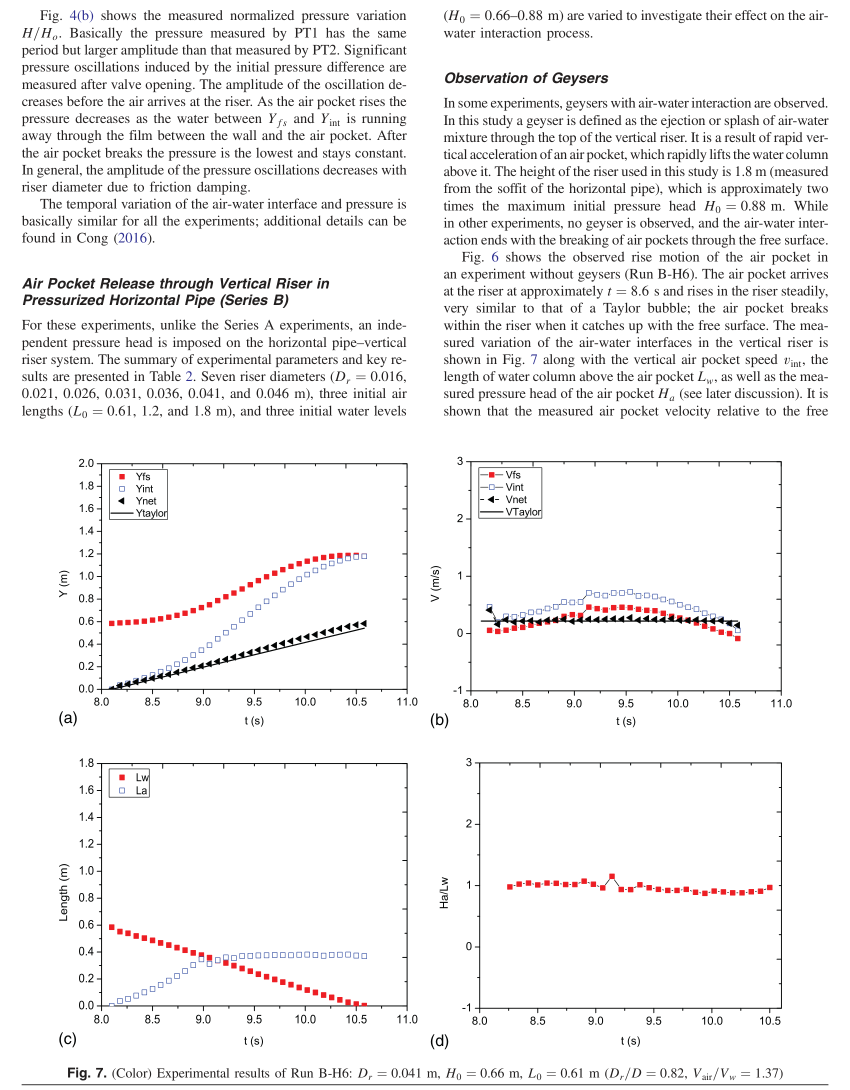
#> input picture tests/test_02_cong2017/cases/BH6_Dr41_H066_L061/reference/paper_scans/fig7_bh6_riser.png, 1700 x 2180 px, found by its file name (shown at 1/2 size)
$ python caseB_digitize_paper.py
#> lines starting #> are read from the running program, lines starting #| are printed output that depends on the picture; after the words box and inside, x2 and y2 are one past the last pixel; in counts of white or black regions, pixels touching at a corner belong together
# -*- coding: utf-8 -*-
"""Digitize the Run B-H6 measurements from the Cong (2017) figure scans:

  * Fig. 7(a)  -- Yfs (red filled squares) and Yint (blue open squares) vs t,
                  axes t = 8..11 s, Y = 0..2.0 m  (box px: x 202..813 = 8..11,
                  y 1378..926 = 0..2.0, measured with _probe_boxes.py);
  * Fig. 10(b) -- PT1 pressure trace H/H0 vs t for Run B-32 (video series,
                  same Dr=41 mm condition), axes t = 0..13 s, H/H0 = 0..4
                  (box px: x 180..747, y 970..550).

Outputs digitized/fig7a_levels.csv, digitized/fig10b_pt1.csv + debug overlays.
"""
import csv
from pathlib import Path

import numpy as np
import matplotlib
matplotlib.use("Agg")
import matplotlib.pyplot as plt
import matplotlib.image as mpimg

HERE = Path(__file__).resolve().parent
DIG = HERE / "digitized"
DIG.mkdir(exist_ok=True)

F7 = dict(x0=202.0, x1=813.0, t0=8.0, t1=11.0, y0=1378.0, y1=926.0, v0=0.0, v1=2.0)
F10 = dict(x0=180.0, x1=747.0, t0=0.0, t1=13.0, y0=970.0, y1=550.0, v0=0.0, v1=4.0)


def px_to_val(box, px, py):
    t = box["t0"] + (px - box["x0"]) / (box["x1"] - box["x0"]) * (box["t1"] - box["t0"])
    v = box["v0"] + (py - box["y0"]) / (box["y1"] - box["y0"]) * (box["v1"] - box["v0"])
    return t, v


def cluster_points(mask, min_px=4):
    import scipy.ndimage as ndi
    lab, n = ndi.label(mask)
    out = []
    for i in range(1, n + 1):
        ys, xs = np.where(lab == i)
        if xs.size >= min_px:
            out.append((float(xs.mean()), float(ys.mean()), int(xs.size)))
    return out


def digitize_fig7a():
    img = mpimg.imread(HERE / "paper_scans" / "fig7_bh6_riser.png")
#> img is the input picture: shape (2180, 1700, 3) float32; mean R, G, B 0.951, 0.948, 0.948
    rgb = img[..., :3]
    H, W = rgb.shape[:2]
#> H = 2180; W = 1700
    r, g, b = rgb[..., 0], rgb[..., 1], rgb[..., 2]
    inbox = np.zeros((H, W), bool)
    inbox[int(F7["y1"]) + 3:int(F7["y0"]) - 1, int(F7["x0"]) + 3:int(F7["x1"]) - 1] = True
    # legend box (top-left of panel a)
    inbox[930:1080, 205:400] = False

    red = (r > 0.55) & (g < 0.45) & (b < 0.45) & inbox            # Yfs filled squares
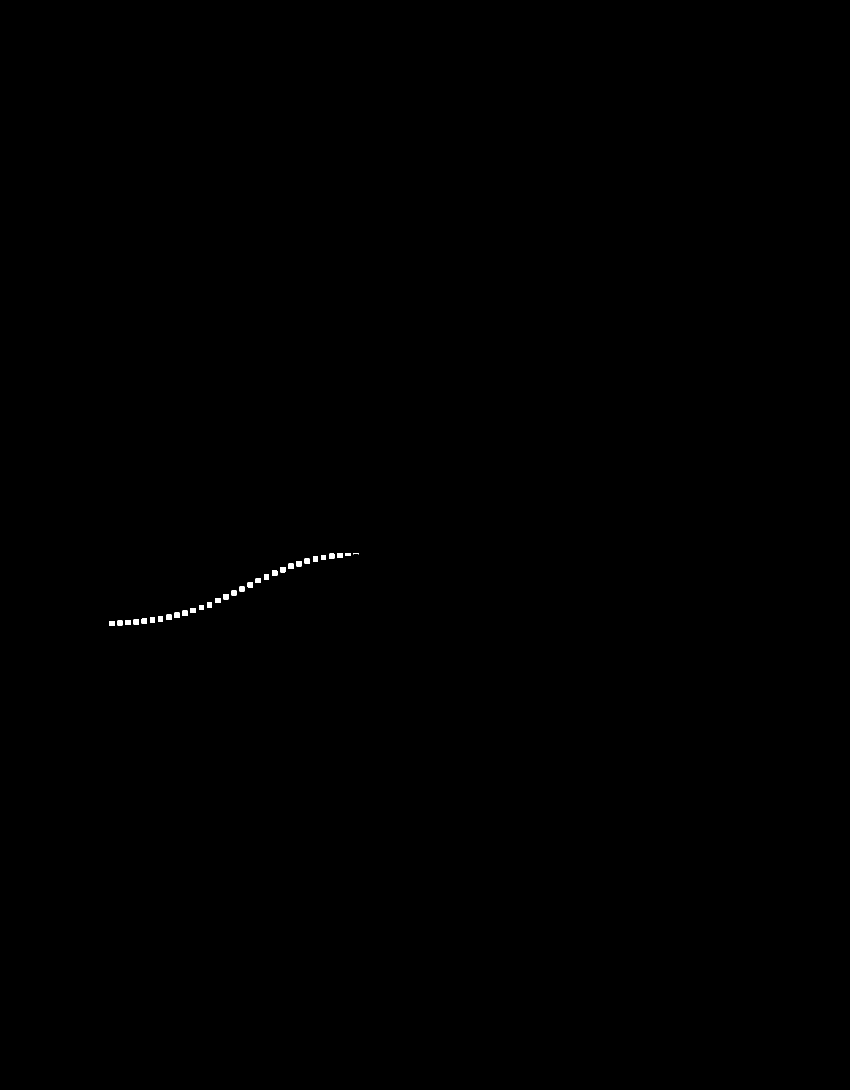
#> red: shape (2180, 1700) bool (shown at 1/2 size); 0.09% white; 31 white regions, largest, box (x1, y1, x2, y2) and area: (593, 1122, 604, 1133) 119, (495, 1164, 506, 1175) 119, (446, 1188, 457, 1199) 119
    blue = (b > 0.45) & (b - r > 0.12) & (b - g > 0.08) & inbox   # Yint open squares
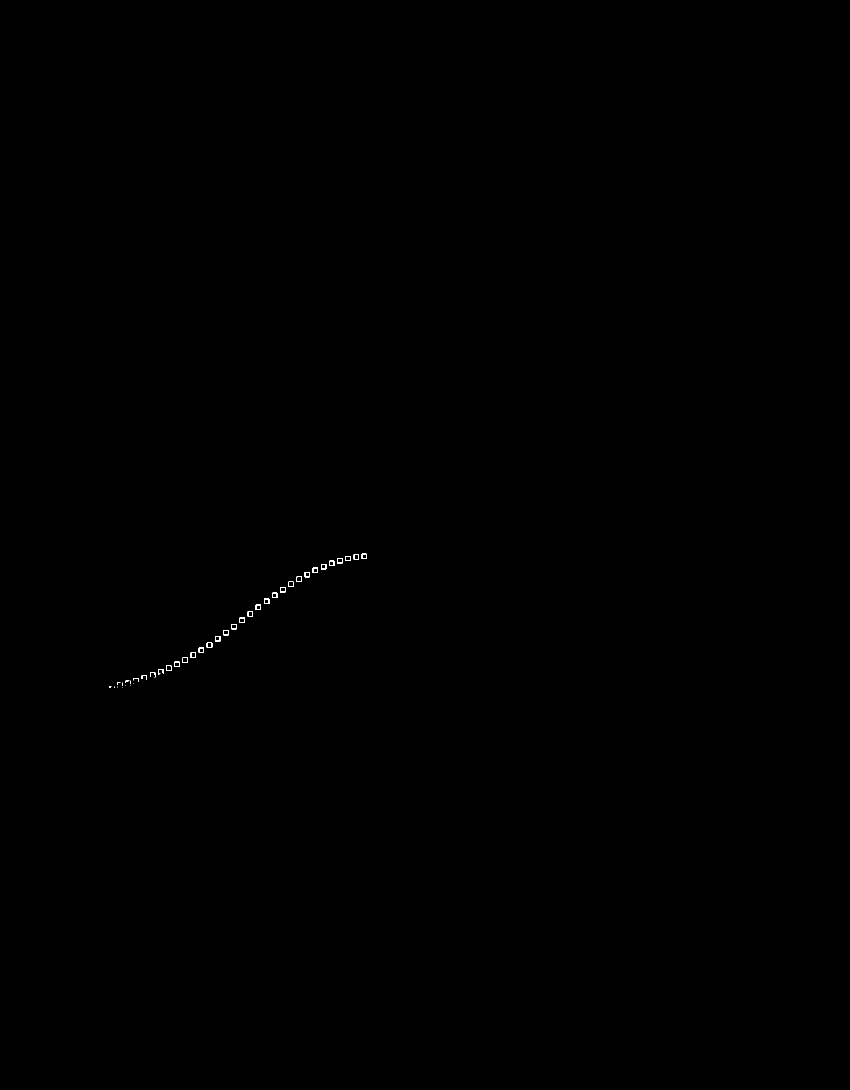
#> blue: shape (2180, 1700) bool (shown at 1/2 size); 0.05% white in thin lines or dots, all inside (x1, y1, x2, y2) = (218, 1107, 734, 1376)

    pts_fs = cluster_points(red, min_px=6)
#> in cluster_points, `lab, n = ndi.label(mask)`: lab: shape (2180, 1700) int32; 32 distinct labels, from 0 to 31
#> in cluster_points, `lab, n = ndi.label(mask)`: n = 31
#> after the loop in cluster_points, `for i in range(1, n + 1):`: out = 31 items, first 6: (679, 1110.5, 109), (695.5, 1108.1, 52), (712, 1106.6, 24), (663, 1112, 118), (646.5, 1114.5, 100), (630.5, 1117.5, 100)
#> pts_fs has the same summary as out in cluster_points
    pts_int = cluster_points(blue, min_px=4)
#> in cluster_points (call 2), `lab, n = ndi.label(mask)`: lab: shape (2180, 1700) int32; 42 distinct labels, from 0 to 41
#> the loop in cluster_points (call 2), `for i in range(1, n + 1):` made 41 passes
#> (ys, xs) on passes 29, 34, 35, 36, 37, 39, 40, 41: ([1355], [309]), ([1365, 1366, 1367, 1368, 1369, 1370, 1371], [244, 244, 244, 244, 244, 244, 244]), ([1366], [267]), ([1370], [250]), ([1371], [260]), ([1373, 1374, 1375], [228, 228, 228]), ([1373, 1374], [234, 234]), ([1375], [244])
#> xs on pass 38: [218, 219, 220, 221, 222, 218, 219, 220, 221, 218, 219]
#> pts_int = 34 items, first 6: (727.5, 1111.7, 56), (712, 1113.5, 54), (696.3, 1116.8, 42), (678.5, 1121.5, 58), (663.6, 1125.6, 55), (647.5, 1133.5, 56)

    rows = []
    for cx, cy, _ in pts_fs:
        t, v = px_to_val(F7, cx, cy)
        rows.append((t, v, "fs"))
#> this loop made 31 passes
#> (cx, cy, t, v) on passes 1 to 12: (679, 1110.5, 10.34, 1.18), (695.5, 1108.1, 10.42, 1.19), (712, 1106.6, 10.5, 1.2), (663, 1112, 10.26, 1.18), (646.5, 1114.5, 10.18, 1.17), (630.5, 1117.5, 10.1, 1.15), (614, 1122, 10.02, 1.13), (597.9, 1127, 9.94, 1.11), (581.5, 1132, 9.86, 1.09), (565, 1139, 9.78, 1.06), (549, 1146, 9.7, 1.03), (532.5, 1153, 9.62, 0.996)
#> after the loop, rows = 31 items, first 6: (10.34, 1.18, 'fs'), (10.42, 1.19, 'fs'), (10.5, 1.2, 'fs'), (10.26, 1.18, 'fs'), (10.18, 1.17, 'fs'), (10.1, 1.15, 'fs')
    for cx, cy, _ in pts_int:
        t, v = px_to_val(F7, cx, cy)
        rows.append((t, v, "int"))
#> this loop made 34 passes
#> (cx, cy, t, v) on passes 1 to 12: (727.5, 1111.7, 10.58, 1.18), (712, 1113.5, 10.5, 1.17), (696.3, 1116.8, 10.43, 1.16), (678.5, 1121.5, 10.34, 1.14), (663.6, 1125.6, 10.27, 1.12), (647.5, 1133.5, 10.19, 1.08), (629.5, 1139.5, 10.1, 1.06), (614, 1149.3, 10.02, 1.01), (598.5, 1158.5, 9.95, 0.971), (581.5, 1168.5, 9.86, 0.927), (564.5, 1179.5, 9.78, 0.878), (549, 1189.7, 9.7, 0.833)
#> after the loop, rows = 65 items, first 6: (10.34, 1.18, 'fs'), (10.42, 1.19, 'fs'), (10.5, 1.2, 'fs'), (10.26, 1.18, 'fs'), (10.18, 1.17, 'fs'), (10.1, 1.15, 'fs')
    rows.sort()
    with (DIG / "fig7a_levels.csv").open("w", newline="") as f:
        w = csv.writer(f)
        w.writerow(["t_s", "Y_m", "kind"])
        for t, v, k in rows:
            w.writerow([f"{t:.4f}", f"{v:.4f}", k])
#> this loop made 65 passes
#> (t, v, k) on passes 1 to 12: (8.09, 0.0189, 'int'), (8.1, 0.582, 'fs'), (8.17, 0.0534, 'int'), (8.18, 0.586, 'fs'), (8.21, 0.0442, 'int'), (8.25, 0.07, 'int'), (8.26, 0.591, 'fs'), (8.29, 0.0609, 'int'), (8.34, 0.595, 'fs'), (8.35, 0.0898, 'int'), (8.42, 0.112, 'int'), (8.42, 0.602, 'fs')

    fig, (a1, a2) = plt.subplots(1, 2, figsize=(13, 5))
    a1.imshow(rgb)
    for cx, cy, _ in pts_fs:
        a1.plot(cx, cy, "o", ms=4, mfc="none", mec="#16a34a")
#> this loop made 31 passes
#> (cx, cy) on passes 1 to 12: (679, 1110.5), (695.5, 1108.1), (712, 1106.6), (663, 1112), (646.5, 1114.5), (630.5, 1117.5), (614, 1122), (597.9, 1127), (581.5, 1132), (565, 1139), (549, 1146), (532.5, 1153)
    for cx, cy, _ in pts_int:
        a1.plot(cx, cy, "s", ms=4, mfc="none", mec="#f59e0b")
#> this loop made 34 passes
#> (cx, cy) on passes 1 to 12: (727.5, 1111.7), (712, 1113.5), (696.3, 1116.8), (678.5, 1121.5), (663.6, 1125.6), (647.5, 1133.5), (629.5, 1139.5), (614, 1149.3), (598.5, 1158.5), (581.5, 1168.5), (564.5, 1179.5), (549, 1189.7)
    a1.set_xlim(150, 900); a1.set_ylim(1450, 880)
    a1.set_title("Fig.7(a): detected markers (green=Yfs, orange=Yint)")
    for k, c, m in (("fs", "#dc2626", "s"), ("int", "#2563eb", "o")):
        xs = [t for t, v, kk in rows if kk == k]
        ys = [v for t, v, kk in rows if kk == k]
        a2.plot(xs, ys, m, ms=4, mfc="none", mec=c, label=k)
    a2.set_xlim(8, 11); a2.set_ylim(0, 2)
    a2.grid(alpha=0.3); a2.legend()
    a2.set_title("digitized Fig.7(a): Yfs / Yint vs t")
    fig.tight_layout()
    fig.savefig(DIG / "debug_fig7a.png", dpi=130)
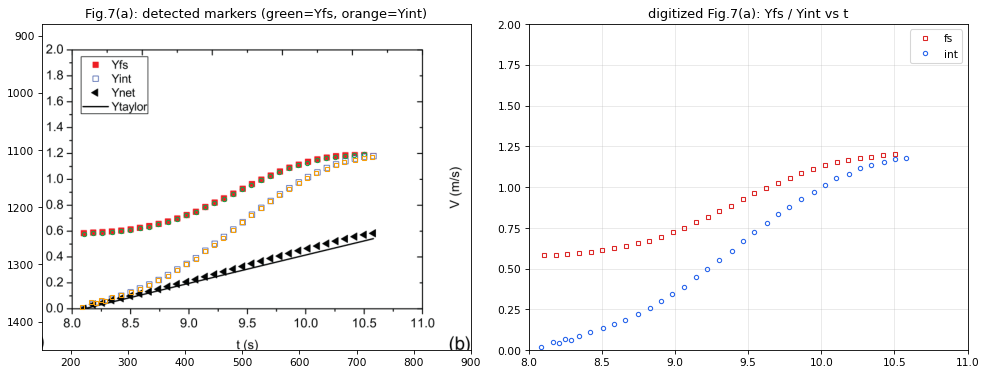
#> figure drawn by matplotlib, 2 panels; panel 2: curve peaks at x = 10.5, y = 1.2; panel 2: curve peaks at x = 10.58, y = 1.18
    plt.close(fig)
    nfs = sum(1 for *_x, k in rows if k == "fs")
#> nfs = 31
    print(f"fig7a: {nfs} fs + {len(rows)-nfs} int markers")
#| fig7a: 31 fs + 34 int markers


def digitize_fig10b():
    img = mpimg.imread(HERE / "paper_scans" / "fig10_pressure.png")
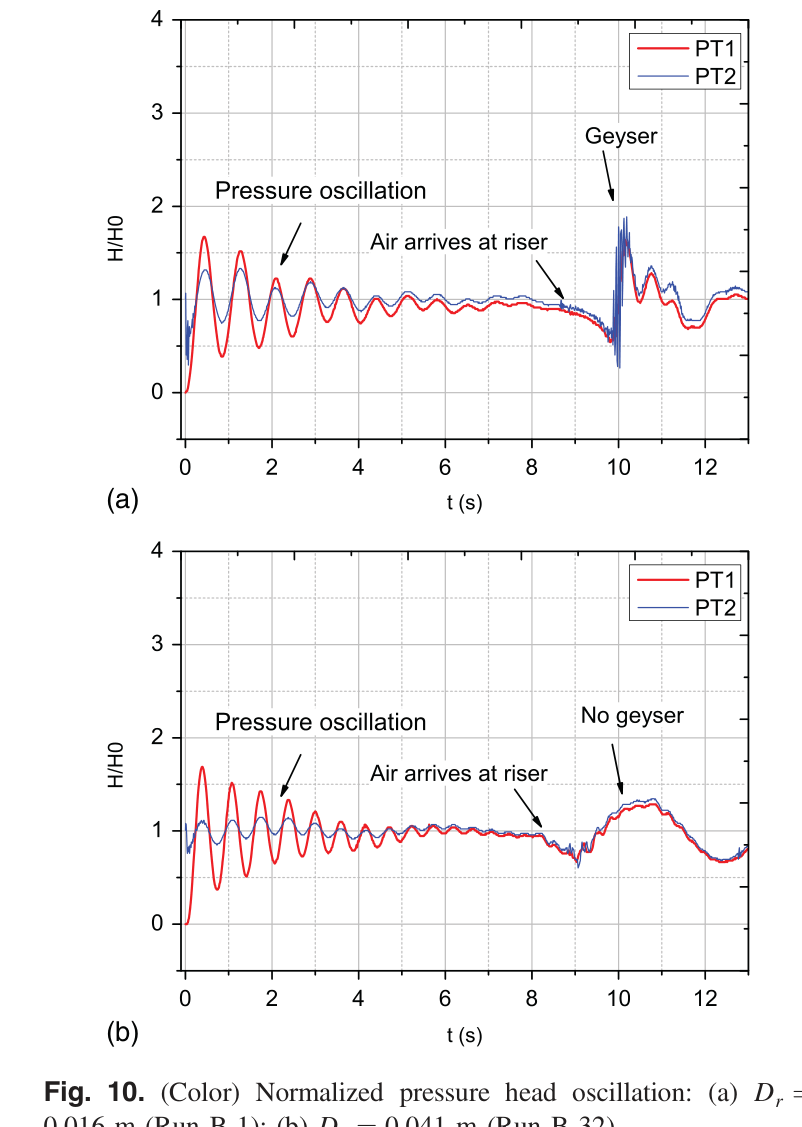
#> input picture tests/test_02_cong2017/cases/BH6_Dr41_H066_L061/reference/paper_scans/fig10_pressure.png, 802 x 1127 px, found by its file name
#> img is the input picture: shape (1127, 802, 3) float32; mean R, G, B 0.968, 0.963, 0.964
    rgb = img[..., :3]
    H, W = rgb.shape[:2]
#> H = 1127; W = 802
    r, g, b = rgb[..., 0], rgb[..., 1], rgb[..., 2]
#> r: shape (1127, 802) float32
#> g: shape (1127, 802) float32
#> b: shape (1127, 802) float32
    inbox = np.zeros((H, W), bool)
    inbox[int(F10["y1"]) + 2:int(F10["y0"]) - 1, int(F10["x0"]) + 2:int(F10["x1"]) - 1] = True
    inbox[555:625, 620:745] = False        # legend
    red = (r > 0.5) & (g < 0.5) & (b < 0.5) & (r - np.maximum(g, b) > 0.10) & inbox
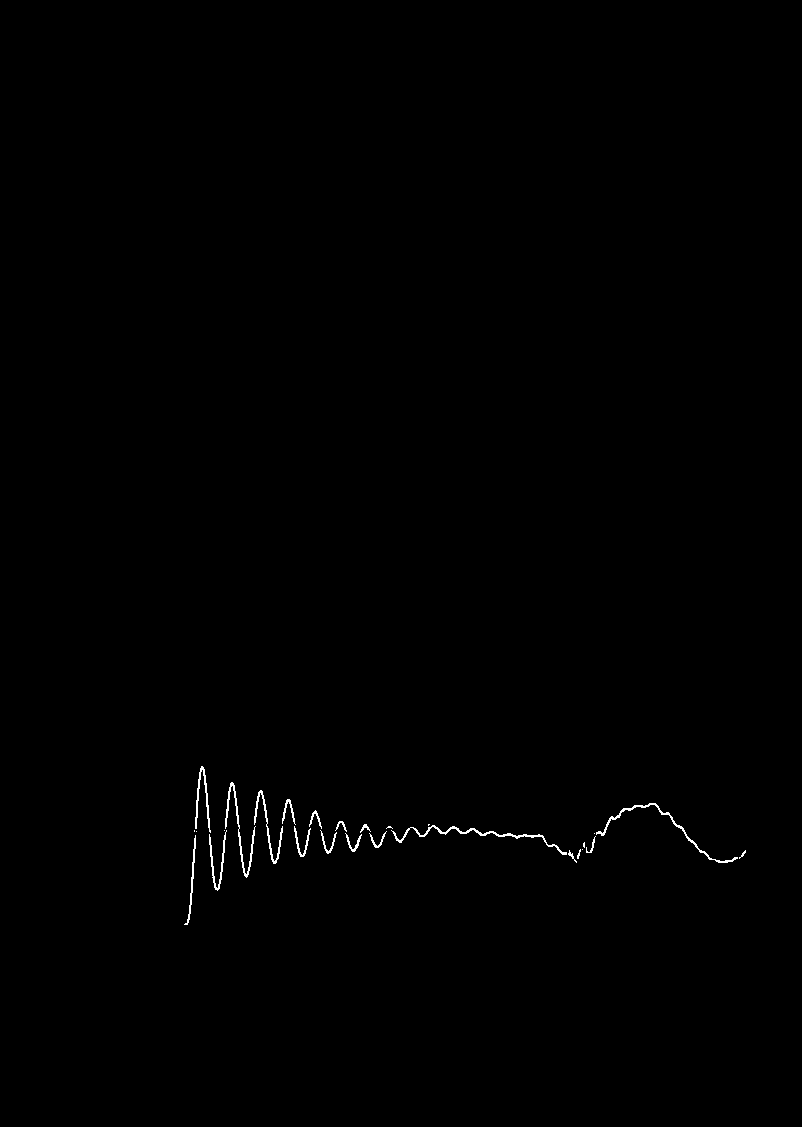
#> red: shape (1127, 802) bool; 0.33% white in thin lines or dots, all inside (x1, y1, x2, y2) = (184, 766, 746, 925)

    ts, med, lo, hi = [], [], [], []
    for c in range(int(F10["x0"]) + 2, int(F10["x1"]) - 1):
        ys = np.where(red[:, c])[0]
        if ys.size == 0:
            continue
        t, _ = px_to_val(F10, c, 0)
        _, vmed = px_to_val(F10, c, float(np.median(ys)))
        _, vhi = px_to_val(F10, c, float(ys.min()))
        _, vlo = px_to_val(F10, c, float(ys.max()))
        ts.append(t); med.append(vmed); lo.append(vlo); hi.append(vhi)
#> this loop made 564 passes
#> (vmed, vhi, vlo) on passes 8 to 10: (0.552, 0.619, 0.486), (0.638, 0.733, 0.543), (0.757, 0.886, 0.629)
    with (DIG / "fig10b_pt1.csv").open("w", newline="") as f:
        w = csv.writer(f)
        w.writerow(["t_s", "HoverH0_med", "HoverH0_min", "HoverH0_max"])
        for row in zip(ts, med, lo, hi):
            w.writerow([f"{v:.4f}" for v in row])
#> this loop made 558 passes
#> row on passes 1 to 3: (0.0917, 0.438, 0.438, 0.438), (0.115, 0.443, 0.438, 0.448), (0.138, 0.443, 0.438, 0.448)

    fig, (a1, a2) = plt.subplots(1, 2, figsize=(13, 4.6))
    a1.imshow(red, cmap="gray_r")
    a1.set_title("Fig.10(b): PT1 red-pixel mask (Run B-32)")
    a2.fill_between(ts, lo, hi, color="#fca5a5", alpha=0.6, label="pixel envelope")
    a2.plot(ts, med, color="#b91c1c", lw=1.0, label="median")
    a2.set_xlim(0, 13); a2.set_ylim(0, 4)
    a2.grid(alpha=0.3); a2.legend()
    a2.set_title("digitized Fig.10(b): PT1 H/H0 (Run B-32, no geyser)")
    fig.tight_layout()
    fig.savefig(DIG / "debug_fig10b.png", dpi=130)
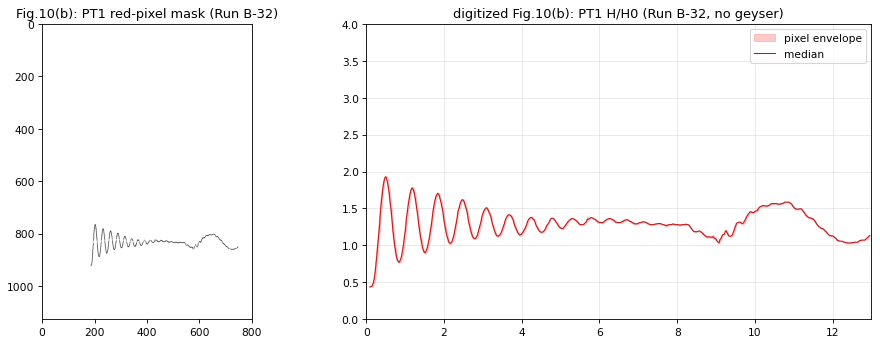
#> figure drawn by matplotlib, 2 panels; panel 2: curve peaks at x = 0.504, y = 1.93
    plt.close(fig)
    print(f"fig10b: {len(ts)} columns")
#| fig10b: 558 columns


if __name__ == "__main__":
    digitize_fig7a()
    digitize_fig10b()
